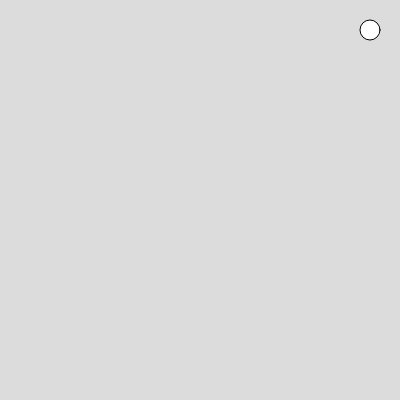
Frame 1 (no input)
Frame 60 (no input): identical to frame 1, image omitted
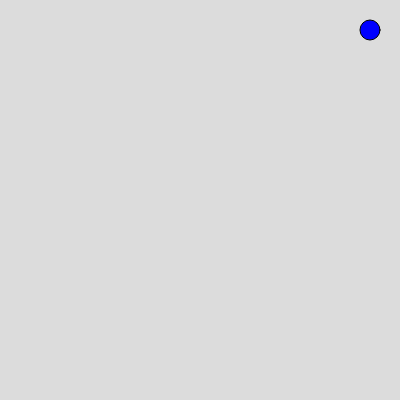
Frame 120 (the mouse pressed at the canvas centre since frame 60)

The p5.js sketch that drew these frames (run headless with seeded random() and noise() and a simulated clock; from frame 60 on, the mouse is pressed at the canvas centre):

// p5.js sketch
// ── sketch.js
// -----------------objects----------------


let face;
let face2;
let selectedColor; 
let faces;


function setup() {
  createCanvas(400, 400);
  face = new Face(200, 150, color('blue'));
  face2 = new Face(50, 50, color('orange'));
  selectedColor = color('white');

  faces = [face = new Face(200, 150, color('blue')), face2 = new Face(50, 50, color('orange')), new Face(100, 250, color('purple'))];
}

function draw() {
  background(220);

  for(let i = 0; i < faces.length;i++) {
    faces[i].draw
  }

  // face.draw();  
  // face2.draw();

  fill(selectedColor);
  circle(width - 30, 30, 20);

}

function mousePressed () {
  let isinFace = false;
  for (let i = 0; i < faces.length; i++) {
    if (faces[i].contains(mouseX, mouseY)) {
      selectedColor = faces[i].fill;
      isInFace = true;
    }
  }

  if(!isInFace) {
    selectedColor = color('white');
  }

  console.log("selected color is " + selectedColor);
}

class Face {
  constructor(x, y, fill) {
    this.x = x;
    this.y = y;
    this.fill = fill;
  }

  draw() {
    fill(this.fill);
    fill(255);
    square(this.x, this.y, 100);
    fill(0);
    circle(this.x + 20, this.y + 20, 10);
    circle(this.x + 80, this.y + 25, 15);
  
    stroke(0);
    line(this.x + 20, this.y + 50, this.y + 80, this.y + 50);
  }

  contains(x, y) {
    let insideX = x >= this.x && x <= this.x + 100;
    let insideY = y >= this.y && y <= this.y + 100;
    return insideX && insideY;
  }
}
